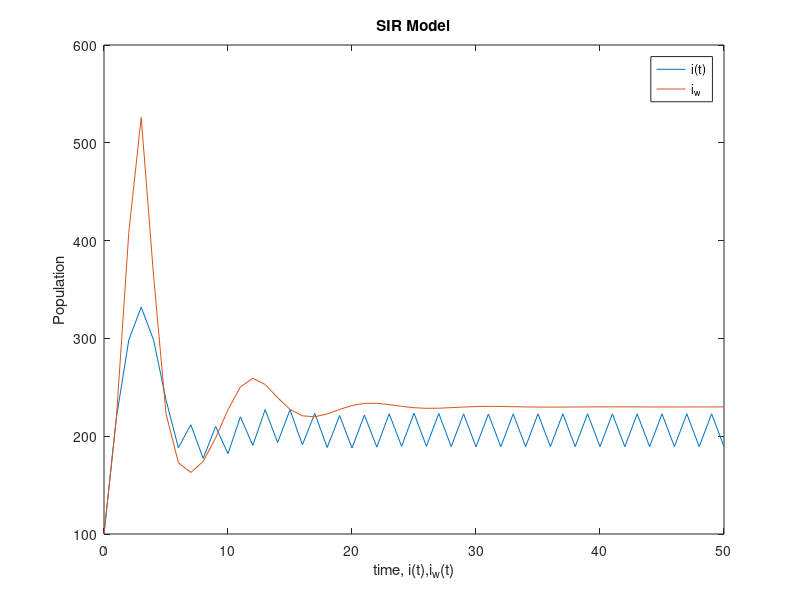

Write MATLAB code to recreate this figure.

function sir_without_control()
D = 50;              
t = linspace(0, D, D+1);
S = zeros(D+1, 1);
I = zeros(D+1, 1);
R = zeros(D+1, 1);
I_w = zeros(D+1, 1);
S_w = zeros(D+1, 1);
R_w = zeros(D+1, 1);

S(1) = 1000;
I(1) = 100;
S_w(1) = 1000;
I_w(1) = 100;
R(1) = 50;
R_w(1) = 50;
dt = 1;

gamma = 0.25;
beta = 0.002;
lambda = 0.56;



N = S(1) + I(1) + R(1);
    for n=1:D
        ret = delay(I(n),n);
        S(n+1) = S(n) + gamma*N*dt-gamma*S(n)*dt -((ret)*beta*I(n)*S(n))*dt;
        I(n+1) = I(n) + (ret)*beta*I(n)*S(n)*dt - (lambda+gamma)*I(n)*dt;
        R(n+1) = R(n) + lambda*I(n)*dt - gamma*R(n)*dt;  
        
        S_w(n+1) = S_w(n) + gamma*N*dt -gamma*S_w(n)*dt -(beta*I_w(n)*S_w(n))*dt;
        I_w(n+1) = I_w(n) + (beta*I_w(n)*S_w(n))*dt - (lambda+gamma)*I_w(n)*dt;
        R_w(n+1) = R_w(n) + lambda*I_w(n)*dt - gamma*R_w(n)*dt;
    end

gcf;
plot(t,I,t,I_w);
title('SIR Model');
legend('i(t)','i_w');
xlabel('time, i(t),i_w(t)');
ylabel('Population');

end

function ret = delay(I,n)
  ret =1; 
 if (I>200)
      ret = 0.7;
  end
  
  
end